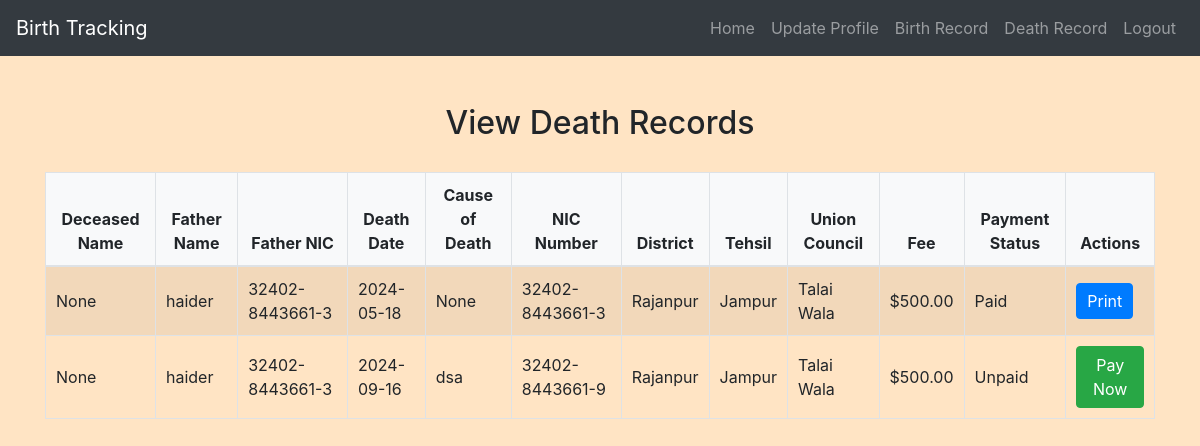
Page /view_death_records.php (signed in) on the committed database.
### tables this page shows
CREATE TABLE `deathrecords` (
  `DeathRecordID` int(11) NOT NULL,
  `DeceasedName` varchar(100) NOT NULL,
  `FatherName` varchar(100) NOT NULL,
  `FatherNIC` varchar(15) NOT NULL,
  `DeathDate` date NOT NULL,
  `CauseOfDeath` text NOT NULL,
  `NICNumber` varchar(15) NOT NULL,
  `DistrictID` int(11) NOT NULL,
  `TehsilID` int(11) NOT NULL,
  `UnionCouncilID` int(11) NOT NULL,
  `UserID` int(11) NOT NULL,
  `PaymentStatus` varchar(10) NOT NULL DEFAULT 'Unpaid',
  `Fee` decimal(10,2) NOT NULL DEFAULT 500.00
);

CREATE TABLE `districts` (
  `DistrictID` int(11) NOT NULL,
  `DistrictName` varchar(100) NOT NULL
);

CREATE TABLE `tehsils` (
  `TehsilID` int(11) NOT NULL,
  `TehsilName` varchar(100) NOT NULL,
  `DistrictID` int(11) DEFAULT NULL
);

CREATE TABLE `unioncouncils` (
  `UnionCouncilID` int(11) NOT NULL,
  `UnionCouncilName` varchar(100) NOT NULL,
  `TehsilID` int(11) NOT NULL
);

### view_death_records.php (the view, shortened to what this page needs)
<?php
include('config.php');
$user_id = $_SESSION["id"];
$sql = "SELECT * FROM DeathRecords WHERE UserID = ?";
$stmt = mysqli_prepare($conn, $sql);
mysqli_stmt_bind_param($stmt, "i", $user_id);
mysqli_stmt_execute($stmt);
$result = mysqli_stmt_get_result($stmt);
?>
<!DOCTYPE html>
<html lang="en">
<head>
    <link rel="stylesheet" href="https://maxcdn.bootstrapcdn.com/bootstrap/4.5.2/css/bootstrap.min.css">
    <link rel="stylesheet" href="./css/style.css">
</head>
<body>
<?php include('navbar.php'); ?>
<div class="container mt-5">
    <h2>View Death Records</h2>
    <table class="table table-striped">
        <thead>
            <tr>
                <th>Deceased Name</th>
                <th>Father Name</th>
                <th>Father NIC</th>
                <th>Death Date</th>
                <th>Cause of Death</th>
                <th>NIC Number</th>
                <th>District</th>
                <th>Tehsil</th>
                <th>Union Council</th>
                <th>Fee</th>
                <th>Payment Status</th>
                <th>Actions</th>
            </tr>
        </thead>
        <tbody>
            <?php
            while ($row = mysqli_fetch_assoc($result)) {
                $district_query = "SELECT DistrictName FROM districts WHERE DistrictID = " . $row['DistrictID'];
                $district_result = mysqli_query($conn, $district_query);
                $district_row = mysqli_fetch_assoc($district_result);
                $tehsil_query = "SELECT TehsilName FROM tehsils WHERE TehsilID = " . $row['TehsilID'];
                $tehsil_result = mysqli_query($conn, $tehsil_query);
                $tehsil_row = mysqli_fetch_assoc($tehsil_result);
                $union_query = "SELECT UnionCouncilName FROM unioncouncils WHERE UnionCouncilID = " . $row['UnionCouncilID'];
                $union_result = mysqli_query($conn, $union_query);
                $union_row = mysqli_fetch_assoc($union_result);
                echo "<tr>";
                echo "<td>" . $row['DeceasedName'] . "</td>";
                echo "<td>" . $row['FatherName'] . "</td>";
                echo "<td>" . $row['FatherNIC'] . "</td>";
                echo "<td>" . $row['DeathDate'] . "</td>";
                echo "<td>" . $row['CauseOfDeath'] . "</td>";
                echo "<td>" . $row['NICNumber'] . "</td>";
                echo "<td>" . $district_row['DistrictName'] . "</td>";
                echo "<td>" . $tehsil_row['TehsilName'] . "</td>";
                echo "<td>" . $union_row['UnionCouncilName'] . "</td>";
                echo "<td>$" . number_format($row['Fee'], 2) . "</td>";
                echo "<td>" . htmlspecialchars($row['PaymentStatus']) . "</td>";
                if ($row['PaymentStatus'] === 'Unpaid') {
                    echo "<td><a href='death_paynow.php?id=" . $row['DeathRecordID'] . "' class='btn btn-success'>Pay Now</a></td>";
                } else {
                    echo "<td><a href='print_death_record.php?id=" . $row['DeathRecordID'] . "' class='btn btn-primary'>Print</a></td>";
                }
                echo "</tr>";
            }
            ?>
        </tbody>
    </table>
</div>
</body>
</html>

### css/style.css (style rules this page uses)
body { background-color: bisque; }
h1, h2, h3, h4 { text-align: center; margin-top: 30px; margin-bottom: 30px; }
.table { width: 100%; border-collapse: collapse; margin-top: 20px; }
.table th, .table td { padding: 10px; border: 1px solid #dee2e6; }
.table thead th { background-color: #f8f9fa; font-weight: bold; text-align: center; }
.table tbody td { vertical-align: middle; }
.btn-primary { padding: 5px 10px; }

### rows in the picture
deathrecords: DeceasedName "None", FatherName "haider", FatherNIC "32402-8443661-3", DeathDate "2024-05-18", CauseOfDeath "None", NICNumber "32402-8443661-3", DistrictID.DistrictName "Rajanpur", TehsilID.TehsilName "Jampur", UnionCouncilID.UnionCouncilName "Talai Wala", Fee "500.00", PaymentStatus "Paid"
deathrecords: DeceasedName "None", FatherName "haider", FatherNIC "32402-8443661-3", DeathDate "2024-09-16", CauseOfDeath "dsa", NICNumber "32402-8443661-9", DistrictID.DistrictName "Rajanpur", TehsilID.TehsilName "Jampur", UnionCouncilID.UnionCouncilName "Talai Wala", Fee "500.00", PaymentStatus "Unpaid"
